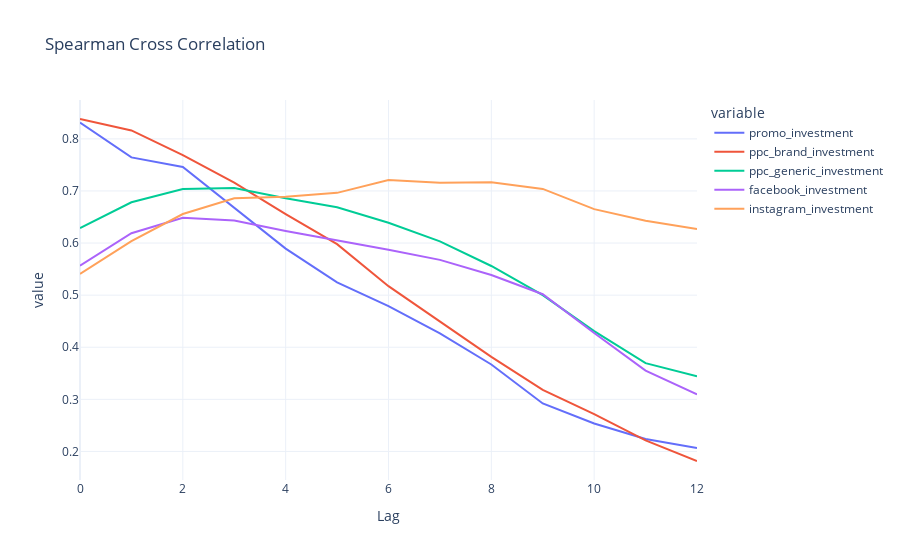

The cell this chart's notebook holds for it:
### Code cell
fig=px.line(spearman_cross_corr_df, x='Lag', y=channels, title="Spearman Cross Correlation")
fig.show()

### Figure 1 — Plotly figure (JSON) as saved in the notebook; plotly's stock layout.template omitted (floating-point values rounded to 4 significant figures)
{"data": [{"hovertemplate": "variable=promo_investment<br>Lag=%{x}<br>value=%{y}<extra></extra>", "legendgroup": "promo_investment", "line": {"color": "#636efa", "dash": "solid"}, "marker": {"symbol": "circle"}, "mode": "lines", "name": "promo_investment", "orientation": "v", "showlegend": true, "type": "scatter", "x": [0, 1, 2, 3, 4, 5, 6, 7, 8, 9, 10, 11, 12], "xaxis": "x", "y": [0.8312, 0.7645, 0.7461, 0.6674, 0.5893, 0.5243, 0.479, 0.4264, 0.3669, 0.2921, 0.2535, 0.2238, 0.2063], "yaxis": "y"}, {"hovertemplate": "variable=ppc_brand_investment<br>Lag=%{x}<br>value=%{y}<extra></extra>", "legendgroup": "ppc_brand_investment", "line": {"color": "#EF553B", "dash": "solid"}, "marker": {"symbol": "circle"}, "mode": "lines", "name": "ppc_brand_investment", "orientation": "v", "showlegend": true, "type": "scatter", "x": [0, 1, 2, 3, 4, 5, 6, 7, 8, 9, 10, 11, 12], "xaxis": "x", "y": [0.8382, 0.8161, 0.7687, 0.7161, 0.6556, 0.5979, 0.5173, 0.4486, 0.3814, 0.318, 0.2717, 0.221, 0.1816], "yaxis": "y"}, {"hovertemplate": "variable=ppc_generic_investment<br>Lag=%{x}<br>value=%{y}<extra></extra>", "legendgroup": "ppc_generic_investment", "line": {"color": "#00cc96", "dash": "solid"}, "marker": {"symbol": "circle"}, "mode": "lines", "name": "ppc_generic_investment", "orientation": "v", "showlegend": true, "type": "scatter", "x": [0, 1, 2, 3, 4, 5, 6, 7, 8, 9, 10, 11, 12], "xaxis": "x", "y": [0.6287, 0.6784, 0.7038, 0.7055, 0.6859, 0.6688, 0.639, 0.6033, 0.556, 0.4999, 0.4309, 0.3694, 0.344], "yaxis": "y"}, {"hovertemplate": "variable=facebook_investment<br>Lag=%{x}<br>value=%{y}<extra></extra>", "legendgroup": "facebook_investment", "line": {"color": "#ab63fa", "dash": "solid"}, "marker": {"symbol": "circle"}, "mode": "lines", "name": "facebook_investment", "orientation": "v", "showlegend": true, "type": "scatter", "x": [0, 1, 2, 3, 4, 5, 6, 7, 8, 9, 10, 11, 12], "xaxis": "x", "y": [0.5565, 0.6189, 0.6487, 0.6433, 0.6231, 0.6055, 0.5873, 0.5677, 0.5386, 0.5017, 0.4273, 0.355, 0.3094], "yaxis": "y"}, {"hovertemplate": "variable=instagram_investment<br>Lag=%{x}<br>value=%{y}<extra></extra>", "legendgroup": "instagram_investment", "line": {"color": "#FFA15A", "dash": "solid"}, "marker": {"symbol": "circle"}, "mode": "lines", "name": "instagram_investment", "orientation": "v", "showlegend": true, "type": "scatter", "x": [0, 1, 2, 3, 4, 5, 6, 7, 8, 9, 10, 11, 12], "xaxis": "x", "y": [0.5406, 0.6037, 0.6558, 0.6859, 0.6888, 0.6964, 0.7212, 0.716, 0.7168, 0.704, 0.6652, 0.643, 0.6267], "yaxis": "y"}], "layout": {"legend": {"title": {"text": "variable"}, "tracegroupgap": 0}, "title": {"text": "Spearman Cross Correlation"}, "xaxis": {"anchor": "y", "domain": [0, 1], "title": {"text": "Lag"}}, "yaxis": {"anchor": "x", "domain": [0, 1], "title": {"text": "value"}}}}
